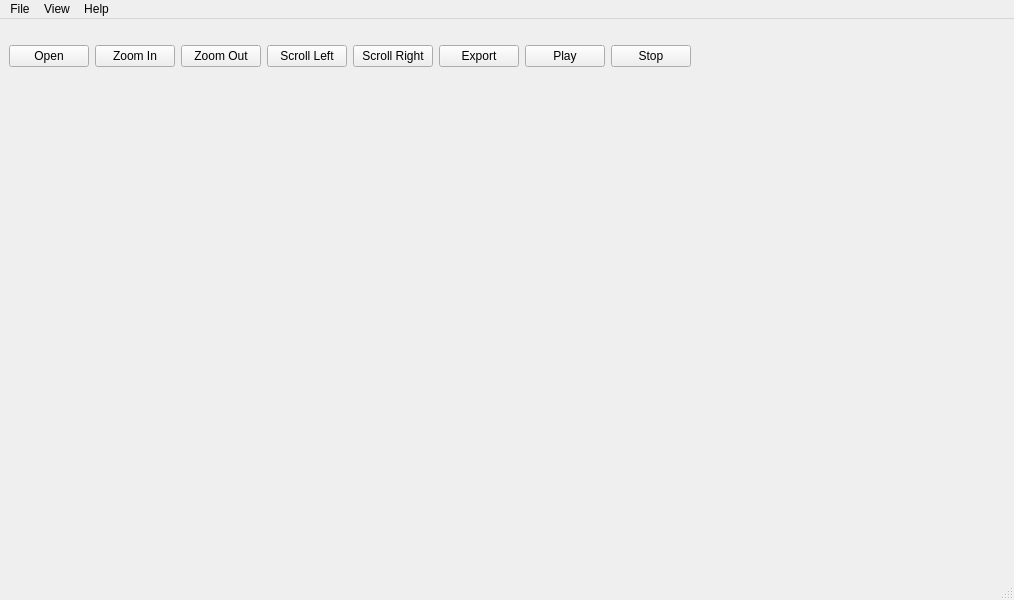
<?xml version="1.0" encoding="UTF-8"?>
<ui version="4.0">
 <class>MainWindow</class>
 <widget class="QMainWindow" name="MainWindow">
  <property name="geometry">
   <rect>
    <x>0</x>
    <y>0</y>
    <width>1014</width>
    <height>600</height>
   </rect>
  </property>
  <property name="windowTitle">
   <string>Signal Viewer</string>
  </property>
  <property name="windowIcon">
   <iconset>
    <normaloff>line-chart.png</normaloff>line-chart.png</iconset>
  </property>
  <widget class="QWidget" name="centralwidget">
   <layout class="QGridLayout" name="gridLayout">
    <item row="1" column="0">
     <layout class="QVBoxLayout" name="verticalLayout">
      <item>
       <spacer name="verticalSpacer">
        <property name="orientation">
         <enum>Qt::Vertical</enum>
        </property>
        <property name="sizeHint" stdset="0">
         <size>
          <width>20</width>
          <height>40</height>
         </size>
        </property>
       </spacer>
      </item>
     </layout>
    </item>
    <item row="0" column="0">
     <layout class="QGridLayout" name="gridLayout_2">
      <item row="0" column="3">
       <widget class="QPushButton" name="pushButton_3">
        <property name="text">
         <string>Scroll Left</string>
        </property>
        <property name="icon">
         <iconset>
          <normaloff>dragL.png</normaloff>dragL.png</iconset>
        </property>
        <property name="shortcut">
         <string>Ctrl+L</string>
        </property>
       </widget>
      </item>
      <item row="0" column="4">
       <widget class="QPushButton" name="pushButton_5">
        <property name="text">
         <string>Scroll Right</string>
        </property>
        <property name="icon">
         <iconset>
          <normaloff>dragR.png</normaloff>dragR.png</iconset>
        </property>
        <property name="shortcut">
         <string>Ctrl+R</string>
        </property>
       </widget>
      </item>
      <item row="0" column="1">
       <widget class="QPushButton" name="pushButton_2">
        <property name="text">
         <string>Zoom In</string>
        </property>
        <property name="icon">
         <iconset>
          <normaloff>zoom-in-button.png</normaloff>zoom-in-button.png</iconset>
        </property>
        <property name="shortcut">
         <string>Ctrl+N</string>
        </property>
       </widget>
      </item>
      <item row="0" column="9">
       <spacer name="horizontalSpacer">
        <property name="orientation">
         <enum>Qt::Horizontal</enum>
        </property>
        <property name="sizeHint" stdset="0">
         <size>
          <width>296</width>
          <height>56</height>
         </size>
        </property>
       </spacer>
      </item>
      <item row="0" column="2">
       <widget class="QPushButton" name="pushButton_4">
        <property name="text">
         <string>Zoom Out</string>
        </property>
        <property name="icon">
         <iconset>
          <normaloff>zoom-out.png</normaloff>zoom-out.png</iconset>
        </property>
        <property name="shortcut">
         <string>Ctrl+U</string>
        </property>
       </widget>
      </item>
      <item row="0" column="5">
       <widget class="QPushButton" name="pushButton_6">
        <property name="text">
         <string>Export</string>
        </property>
        <property name="icon">
         <iconset>
          <normaloff>export.png</normaloff>export.png</iconset>
        </property>
        <property name="shortcut">
         <string>Ctrl+E</string>
        </property>
       </widget>
      </item>
      <item row="0" column="6">
       <widget class="QPushButton" name="pushButton_7">
        <property name="text">
         <string>Play</string>
        </property>
        <property name="icon">
         <iconset>
          <normaloff>play.png</normaloff>play.png</iconset>
        </property>
       </widget>
      </item>
      <item row="0" column="0">
       <widget class="QPushButton" name="pushButton">
        <property name="text">
         <string>Open</string>
        </property>
        <property name="icon">
         <iconset>
          <normaloff>open.png</normaloff>open.png</iconset>
        </property>
        <property name="shortcut">
         <string>Ctrl+O</string>
        </property>
       </widget>
      </item>
      <item row="0" column="7">
       <widget class="QPushButton" name="pushButton_8">
        <property name="text">
         <string>Stop</string>
        </property>
        <property name="icon">
         <iconset>
          <normaloff>stop.png</normaloff>stop.png</iconset>
        </property>
       </widget>
      </item>
     </layout>
    </item>
   </layout>
  </widget>
  <widget class="QMenuBar" name="menubar">
   <property name="geometry">
    <rect>
     <x>0</x>
     <y>0</y>
     <width>1014</width>
     <height>26</height>
    </rect>
   </property>
   <widget class="QMenu" name="menuFile">
    <property name="title">
     <string>File</string>
    </property>
   </widget>
   <widget class="QMenu" name="menuView">
    <property name="title">
     <string>View</string>
    </property>
   </widget>
   <widget class="QMenu" name="menuHelp">
    <property name="title">
     <string>Help</string>
    </property>
   </widget>
   <addaction name="menuFile"/>
   <addaction name="menuView"/>
   <addaction name="menuHelp"/>
  </widget>
  <widget class="QStatusBar" name="statusbar"/>
 </widget>
 <resources/>
 <connections/>
</ui>
